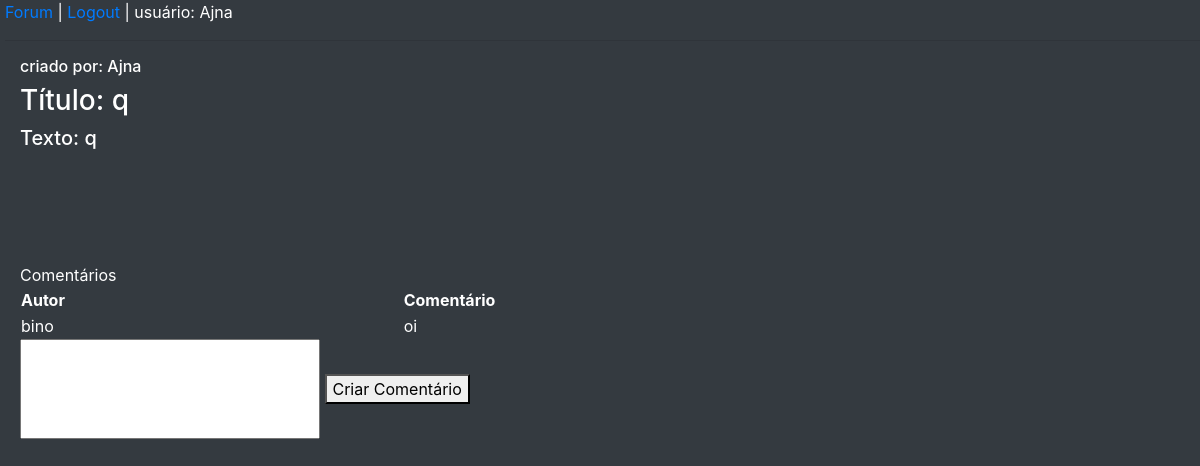
The page /forum/publicacao/18/ (signed in) on the database as committed earlier.
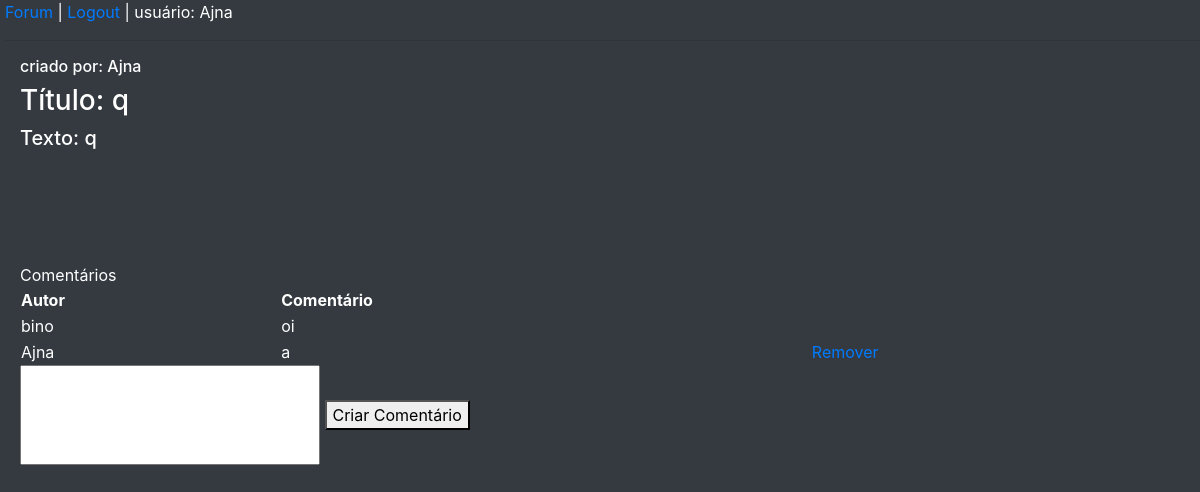
The same page on the database as committed later.
### forum/models.py (models this page shows, shortened)
class Comentario(models.Model):
    id = models.AutoField(primary_key=True)
    texto = models.CharField(
    max_length=100, help_text='Digite o comentário:')
    idPublicacao  = models.ForeignKey(Publicacao,on_delete=models.CASCADE)
    autor = models.ForeignKey(User, on_delete=models.CASCADE,default=None, null=True)
    data_publicacao = models.DateTimeField(auto_now_add=True, blank=True, null=True)

### forum/views.py (the view, shortened to what this page needs)
# urls.py: path('publicacao/<int:pk>/', views.PublicacaoView.as_view(),
@method_decorator(login_required, name='dispatch')
class PublicacaoView(View):
    def get(self, request, pk, *args, **kwargs):
        publicacao = Publicacao.objects.get(pk=pk)
        comentarios = Comentario.objects.filter(idPublicacao=pk)
        user = request.user
        contexto = { 'publicacao': publicacao, 'comentarios':comentarios, 'user':user}
        return render(
                request,
                'visualizaPublicacao.html',
                contexto)

### forum/templates/visualizaPublicacao.html (shortened to what this page needs)
{% load static %}
<!DOCTYPE html>
<html>
<head>
    <link rel="stylesheet" href="{% static 'forum/css/estilo.css' %}">
    <link rel="stylesheet" href="https://maxcdn.bootstrapcdn.com/bootstrap/4.5.2/css/bootstrap.min.css">
</head>
<body class="bg-dark" style="margin-left: 5px;">
    {% include 'links.html' %}
    <div class="d-flex flex-column justify-content-center justify-items-center" style="margin-left: 15px;">
        <h6 style="color: white;">criado por: {{publicacao.autor}}</h6>
        <h3 style="color: white;"> Título: {{publicacao.titulo}}</h3>
        <h5 style="color: white;"> Texto: {{publicacao.texto}}</h5>
        <br><br><br>
        <a style="color: white;">Comentários</a>
        <table>
            <tr>
                <th style="color: white;">Autor</th>
                <th style="color: white;">Comentário</th>
                <th></th>
            </tr>
            {% if comentarios %}
            {% for comentario in comentarios %}
            <tr>
                <td style="color: white;">{{ comentario.autor }}</td>
                <td style="color: white;">{{ comentario.texto }}</td>
                {% if comentario.autor.username == user.username %}
                <td>
                    <a href="{% url 'forum:apaga-comentario' pk=comentario.id %}">Remover</a>
                </td>
                {% else %}
                <td> </td>
                {% endif %}
            </tr>
            {% empty %}
            <tr>
                <th style="color: white;" colspan="5">Ninguém comentou ainda.</th>
            </tr>
            {% endfor %}
            {% else %}
            <tr>
                <th style="color: white;" colspan="5">Ninguém comentou ainda.</th>
            </tr>
            {% endif %}
        </table>
        <form>
            <input type="text" name="comentario_nome" style="width: 300px; height: 100px;">
            <button method="submit" formmethod="post">
                Criar Comentário
            </button>
        </form>
    </div>
</body>
</html>

Rows that differ between the two databases and show on the page:
added Comentario: autor "Ajna", texto "a", shows "Remover"
